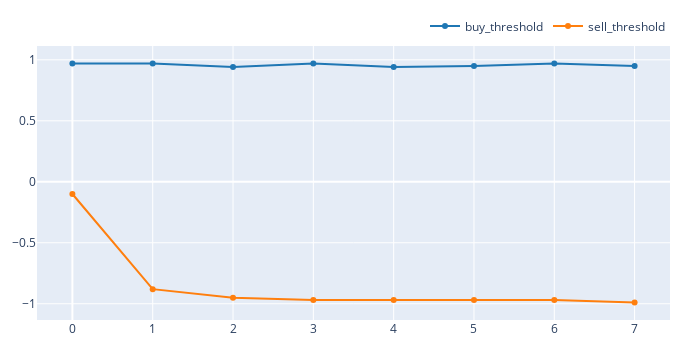

Notebook code for this chart:
### Code cell
pd.DataFrame(in_best_threshold_pairs, columns=['buy_threshold', 'sell_threshold']).vbt.plot().show()

### Figure 1 — Plotly figure (JSON) as saved in the notebook; plotly's stock layout.template omitted (floating-point values rounded to 4 significant figures)
{"data": [{"name": "buy_threshold", "showlegend": true, "type": "scatter", "uid": "8048328b-4d68-4b43-bcb6-40cf20d66275", "x": [0, 1, 2, 3, 4, 5, 6, 7], "y": [0.97, 0.97, 0.94, 0.97, 0.94, 0.95, 0.97, 0.95]}, {"name": "sell_threshold", "showlegend": true, "type": "scatter", "uid": "901c78eb-ca5f-4f28-8457-de7760ab4e49", "x": [0, 1, 2, 3, 4, 5, 6, 7], "y": [-0.1, -0.88, -0.95, -0.97, -0.97, -0.97, -0.97, -0.99]}], "layout": {"height": 350, "legend": {"orientation": "h", "traceorder": "normal", "x": 1, "xanchor": "right", "y": 1.02, "yanchor": "bottom"}, "margin": {"b": 30, "l": 30, "r": 30, "t": 30}, "width": 700}}
